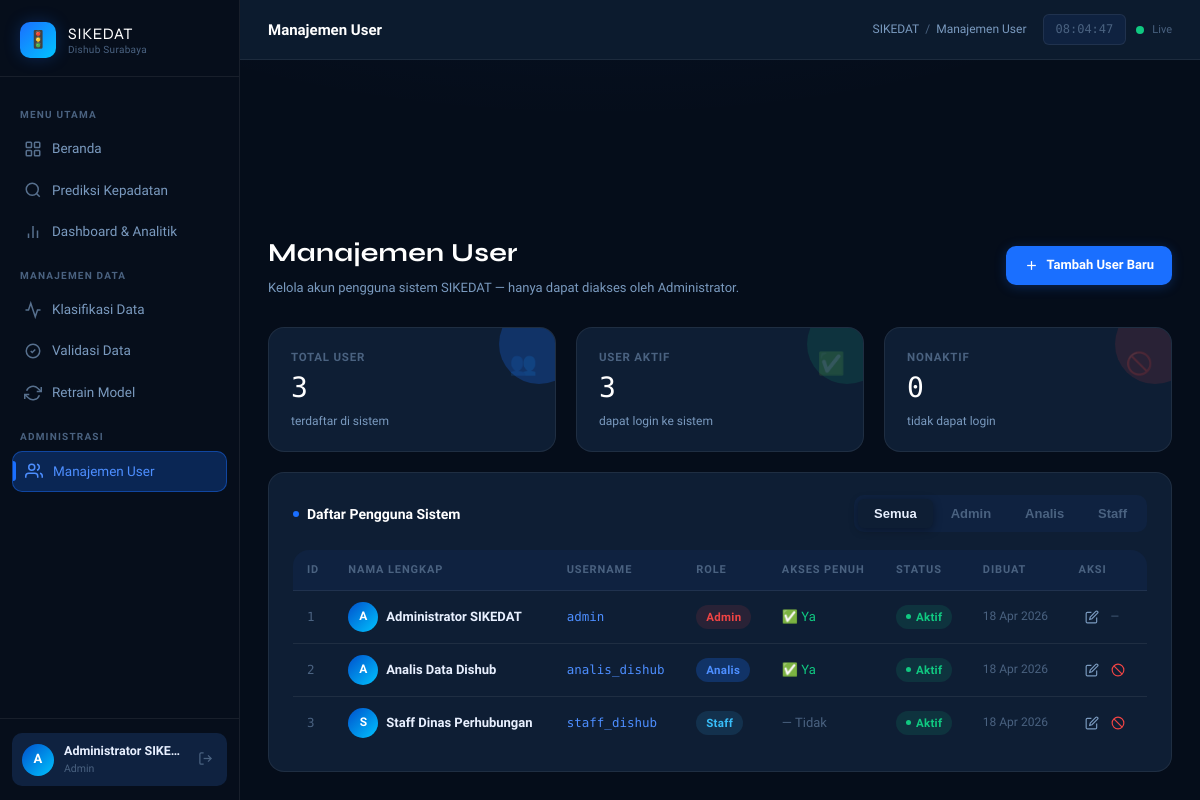
The app's page /users (signed in) with its own data.
### models.py (models this page shows, shortened)
class User(UserMixin, db.Model):
    __tablename__ = 'users'
    id           = db.Column(db.Integer, primary_key=True)
    username     = db.Column(db.String(80), unique=True, nullable=False)
    password     = db.Column(db.String(200), nullable=False)  # disimpan ter-hash
    nama_lengkap = db.Column(db.String(150), nullable=True)
    role_id      = db.Column(db.Integer, db.ForeignKey('roles.id'), nullable=False)
    is_active    = db.Column(db.Boolean, default=True)
    created_at   = db.Column(db.DateTime, default=datetime.utcnow)
    dataset_diklasifikasi = db.relationship(
        'Dataset',
        foreign_keys='Dataset.classified_by',
        backref='pengklasifikasi',
        lazy=True
    )
    dataset_divalidasi = db.relationship(
        'Dataset',
        foreign_keys='Dataset.validated_by',
        backref='validator',
        lazy=True
    )
    retrain_dilakukan = db.relationship(
        'RetrainHistory',
        backref='operator',
        lazy=True
    )
    @property
    def has_full_access(self):
        return self.role.akses_penuh if self.role else False

class Role(db.Model):
    __tablename__ = 'roles'
    id          = db.Column(db.Integer, primary_key=True)
    nama        = db.Column(db.String(50), unique=True, nullable=False)
    deskripsi   = db.Column(db.String(200), nullable=True)
    akses_penuh = db.Column(db.Boolean, default=False, nullable=False)
    users = db.relationship('User', backref='role', lazy=True)

### app.py (the view)
@app.route('/users')
@admin_required
def users_list():
    return render_template('users.html',
        semua_user=User.query.order_by(User.id).all(),
        semua_role=Role.query.all(), mode='list')

### app.py (called while the page is built)
@login_manager.user_loader
def load_user(user_id):
    return User.query.get(int(user_id))

def admin_required(f):
    @wraps(f)
    def decorated(*args, **kwargs):
        if not current_user.is_authenticated:
            return redirect(url_for('auth.login'))
        if not (current_user.role and current_user.role.nama == 'admin'):
            abort(403)
        return f(*args, **kwargs)
    return decorated

@app.context_processor
def inject_globals():
    return {'now': datetime.utcnow()}

### templates/users.html (shortened to what this page needs)
{% extends "base.html" %}
{% block page_title %}Manajemen User{% endblock %}
{% block breadcrumb %}Manajemen User{% endblock %}
{% block content %}
<div class="page-header">
  <div class="flex items-center justify-between flex-wrap gap-3">
    <div>
      <h1>Manajemen User</h1>
      <p>Kelola akun pengguna sistem SIKEDAT — hanya dapat diakses oleh Administrator.</p>
    </div>
    {% if mode != 'create' and mode != 'edit' %}
    <a href="{{ url_for('users_create') }}" class="btn btn-primary">
      <svg width="15" height="15" viewBox="0 0 24 24" fill="none"
           stroke="currentColor" stroke-width="2">
        <line x1="12" y1="5" x2="12" y2="19"/>
        <line x1="5" y1="12" x2="19" y2="12"/>
      </svg>
      Tambah User Baru
    </a>
    {% endif %}
  </div>
</div>
{% if mode == 'list' %}
<div class="grid grid-3 fade-in" style="margin-bottom: 20px;">
  <div class="stat-card fade-in delay-1">
    <span class="stat-icon">👥</span>
    <div class="stat-label">Total User</div>
    <div class="stat-value">{{ semua_user | length }}</div>
    <div class="stat-meta">terdaftar di sistem</div>
  </div>
  <div class="stat-card success fade-in delay-2">
    <span class="stat-icon">✅</span>
    <div class="stat-label">User Aktif</div>
    <div class="stat-value">{{ semua_user | selectattr('is_active') | list | length }}</div>
    <div class="stat-meta">dapat login ke sistem</div>
  </div>
  <div class="stat-card danger fade-in delay-3">
    <span class="stat-icon">🚫</span>
    <div class="stat-label">Nonaktif</div>
    <div class="stat-value">{{ semua_user | rejectattr('is_active') | list | length }}</div>
    <div class="stat-meta">tidak dapat login</div>
  </div>
</div>
<div class="card fade-in delay-2">
  <div class="card-header">
    <div class="card-title">
      <span class="dot"></span>Daftar Pengguna Sistem
    </div>
    <div class="tabs">
      <button class="tab active" onclick="filterRole('semua', this)">Semua</button>
      {% for role in semua_role %}
      <button class="tab" onclick="filterRole('{{ role.nama }}', this)">
        {{ role.nama | capitalize }}
      </button>
      {% endfor %}
    </div>
  </div>
  <div class="table-wrapper">
    <table id="userTable">
      <thead>
        <tr>
          <th>ID</th>
          <th>Nama Lengkap</th>
          <th>Username</th>
          <th>Role</th>
          <th>Akses Penuh</th>
          <th>Status</th>
          <th>Dibuat</th>
          <th>Aksi</th>
        </tr>
      </thead>
      <tbody>
        {% for u in semua_user %}
        <tr data-role="{{ u.role.nama if u.role else '' }}">
          <td class="td-mono" style="color:var(--text-muted);">{{ u.id }}</td>
          <td style="font-weight:600;">
            <div class="flex items-center gap-2">
              <div style="
                width:30px;height:30px;border-radius:50%;flex-shrink:0;
                background:linear-gradient(135deg,var(--primary-dark),var(--cyan));
                display:flex;align-items:center;justify-content:center;
                font-size:12px;font-weight:700;color:#fff;
              ">
                {{ u.nama_lengkap[0].upper() if u.nama_lengkap else u.username[0].upper() }}
              </div>
              {{ u.nama_lengkap or '—' }}
            </div>
          </td>
          <td class="td-mono" style="color:var(--primary-light);">{{ u.username }}</td>
          <td>
            {% if u.role %}
            {% set role_colors = {'admin': 'danger', 'analis': 'primary', 'staff': 'info'} %}
            <span class="badge badge-{{ role_colors.get(u.role.nama, 'info') }}">
              {{ u.role.nama | capitalize }}
            </span>
            {% else %}
            <span style="color:var(--text-muted);">—</span>
            {% endif %}
          </td>
          <td>
            {% if u.has_full_access %}
            <span style="color:var(--success);">✅ Ya</span>
            {% else %}
            <span style="color:var(--text-muted);">— Tidak</span>
            {% endif %}
          </td>
          <td>
            {% if u.is_active %}
            <span class="badge badge-success"><span class="dot"></span>Aktif</span>
            {% else %}
            <span class="badge badge-danger"><span class="dot"></span>Nonaktif</span>
            {% endif %}
          </td>
          <td style="font-size:12px;color:var(--text-muted);">
            {{ u.created_at.strftime('%d %b %Y') if u.created_at else '—' }}
          </td>
          <td>
            <div class="flex items-center gap-1">
              <a href="{{ url_for('users_edit', user_id=u.id) }}"
                 class="btn btn-ghost btn-icon-sm" title="Edit User">
                <svg width="14" height="14" viewBox="0 0 24 24" fill="none"
                     stroke="currentColor" stroke-width="2">
                  <path d="M11 4H4a2 2 0 0 0-2 2v14a2 2 0 0 0 2 2h14a2 2 0 0 0 2-2v-7"/>
                  <path d="M18.5 2.5a2.121 2.121 0 0 1 3 3L12 15l-4 1 1-4 9.5-9.5z"/>
                </svg>
              </a>
              {% if u.id != current_user.id %}
              <form method="POST"
                    action="{{ url_for('users_toggle', user_id=u.id) }}"
                    style="display:inline;"
                    onsubmit="return confirm('{{ 'Nonaktifkan' if u.is_active else 'Aktifkan' }} user {{ u.username }}?')">
                <button type="submit"
                        class="btn btn-ghost btn-icon-sm"
                        title="{{ 'Nonaktifkan' if u.is_active else 'Aktifkan' }}"
                        style="color:{{ 'var(--danger)' if u.is_active else 'var(--success)' }};">
                  {% if u.is_active %}
                  <svg width="14" height="14" viewBox="0 0 24 24" fill="none"
                       stroke="currentColor" stroke-width="2">
                    <circle cx="12" cy="12" r="10"/>
                    <line x1="4.93" y1="4.93" x2="19.07" y2="19.07"/>
                  </svg>
                  {% else %}
                  <svg width="14" height="14" viewBox="0 0 24 24" fill="none"
                       stroke="currentColor" stroke-width="2">
                    <path d="M22 11.08V12a10 10 0 1 1-5.93-9.14"/>
                    <polyline points="22 4 12 14.01 9 11.01"/>
                  </svg>
                  {% endif %}
                </button>
              </form>
              {% else %}
              <span style="font-size:11px;color:var(--text-muted);padding:0 6px;">—</span>
              {% endif %}
            </div>
          </td>
        </tr>
        {% endfor %}
      </tbody>
    </table>
  </div>
</div>
{% endif %}
{% endblock %}

### templates/base.html (shortened to what this page needs)
<!DOCTYPE html>
<html lang="id">
<head>
  <link rel="stylesheet" href="{{ url_for('static', filename='css/style.css') }}" />
</head>
<body>
<div class="layout">
  <aside class="sidebar" id="sidebar">
    <div class="sidebar-logo">
      <div class="sidebar-logo-icon">🚦</div>
      <div class="sidebar-logo-text">
        <span class="brand">SIKEDAT</span>
        <span class="sub">Dishub Surabaya</span>
      </div>
    </div>
    <nav class="sidebar-nav">
      <div class="nav-section-label">Menu Utama</div>
      <a href="{{ url_for('index') }}"
         class="nav-item {% if request.endpoint == 'index' %}active{% endif %}">
        <svg class="icon" viewBox="0 0 24 24" fill="none" stroke="currentColor" stroke-width="2">
          <rect x="3" y="3" width="7" height="7" rx="1"/>
          <rect x="14" y="3" width="7" height="7" rx="1"/>
          <rect x="3" y="14" width="7" height="7" rx="1"/>
          <rect x="14" y="14" width="7" height="7" rx="1"/>
        </svg>
        Beranda
      </a>
      <a href="{{ url_for('prediksi') }}"
         class="nav-item {% if request.endpoint == 'prediksi' %}active{% endif %}">
        <svg class="icon" viewBox="0 0 24 24" fill="none" stroke="currentColor" stroke-width="2">
          <circle cx="11" cy="11" r="8"/>
          <line x1="21" y1="21" x2="16.65" y2="16.65"/>
        </svg>
        Prediksi Kepadatan
      </a>
      {% if current_user.is_authenticated %}
      <a href="{{ url_for('dashboard') }}"
         class="nav-item {% if request.endpoint == 'dashboard' %}active{% endif %}">
        <svg class="icon" viewBox="0 0 24 24" fill="none" stroke="currentColor" stroke-width="2">
          <line x1="18" y1="20" x2="18" y2="10"/>
          <line x1="12" y1="20" x2="12" y2="4"/>
          <line x1="6" y1="20" x2="6" y2="14"/>
        </svg>
        Dashboard &amp; Analitik
      </a>
      {% if current_user.has_full_access %}
      <div class="nav-section-label">Manajemen Data</div>
      <a href="{{ url_for('classifier') }}"
         class="nav-item {% if request.endpoint == 'classifier' %}active{% endif %}">
        <svg class="icon" viewBox="0 0 24 24" fill="none" stroke="currentColor" stroke-width="2">
          <polyline points="22 12 18 12 15 21 9 3 6 12 2 12"/>
        </svg>
        Klasifikasi Data
      </a>
      <a href="{{ url_for('validasi') }}"
         class="nav-item {% if request.endpoint == 'validasi' %}active{% endif %}">
        <svg class="icon" viewBox="0 0 24 24" fill="none" stroke="currentColor" stroke-width="2">
          <path d="M9 12l2 2 4-4"/>
          <path d="M21 12c0 4.97-4.03 9-9 9S3 16.97 3 12 7.03 3 12 3s9 4.03 9 9z"/>
        </svg>
        Validasi Data
      </a>
      <a href="{{ url_for('retrain_model') }}"
         class="nav-item {% if request.endpoint == 'retrain_model' %}active{% endif %}">
        <svg class="icon" viewBox="0 0 24 24" fill="none" stroke="currentColor" stroke-width="2">
          <polyline points="23 4 23 10 17 10"/>
          <polyline points="1 20 1 14 7 14"/>
          <path d="M3.51 9a9 9 0 0 1 14.85-3.36L23 10M1 14l4.64 4.36A9 9 0 0 0 20.49 15"/>
        </svg>
        Retrain Model
      </a>
      {% endif %}
      {% if current_user.role and current_user.role.nama == 'admin' %}
      <div class="nav-section-label">Administrasi</div>
      <a href="{{ url_for('users_list') }}"
         class="nav-item {% if 'users' in request.endpoint %}active{% endif %}">
        <svg class="icon" viewBox="0 0 24 24" fill="none" stroke="currentColor" stroke-width="2">
          <path d="M17 21v-2a4 4 0 0 0-4-4H5a4 4 0 0 0-4 4v2"/>
          <circle cx="9" cy="7" r="4"/>
          <path d="M23 21v-2a4 4 0 0 0-3-3.87"/>
          <path d="M16 3.13a4 4 0 0 1 0 7.75"/>
        </svg>
        Manajemen User
      </a>
      {% endif %}
      {% endif %}
    </nav>
    <div class="sidebar-footer">
      {% if current_user.is_authenticated %}
      <div class="sidebar-user">
        <div class="user-avatar">
          {{ current_user.nama_lengkap[0].upper() if current_user.nama_lengkap else current_user.username[0].upper() }}
        </div>
        <div class="user-info">
          <div class="name">{{ current_user.nama_lengkap or current_user.username }}</div>
          <div class="role">{{ current_user.role.nama | capitalize if current_user.role else '—' }}</div>
        </div>
        <a href="{{ url_for('auth.logout') }}" class="logout-btn" title="Keluar">
          <svg width="15" height="15" viewBox="0 0 24 24" fill="none" stroke="currentColor" stroke-width="2">
            <path d="M9 21H5a2 2 0 0 1-2-2V5a2 2 0 0 1 2-2h4"/>
            <polyline points="16 17 21 12 16 7"/>
            <line x1="21" y1="12" x2="9" y2="12"/>
          </svg>
        </a>
      </div>
      {% else %}
      <a href="{{ url_for('auth.login') }}" class="btn btn-primary w-full btn-sm">
        🔐 Login Dishub
      </a>
      {% endif %}
    </div>
  </aside>
  <div class="main-content">
    <header class="topbar">
      <div class="topbar-title">{% block page_title %}{% endblock %}</div>
      <div class="topbar-breadcrumb">
        <span>SIKEDAT</span>
        <span class="sep">/</span>
        <span>{% block breadcrumb %}{% endblock %}</span>
      </div>
      <div class="topbar-actions">
        <div class="topbar-time" id="live-clock">--:--:--</div>
        <div class="flex items-center gap-2">
          <div class="live-dot"></div>
          <span style="font-size:11px;color:var(--text-muted);">Live</span>
        </div>
      </div>
    </header>
    <div class="page-content" style="padding-bottom: 0; padding-top: 0;">
    </div>
    <main class="page-content">
      {% block content %}{% endblock %}
    </main>
  </div>
</div>
</body>
</html>

### records on screen
User: nama_lengkap "A", nama_lengkap "Administrator SIKE…", id "1", nama_lengkap "Administrator SIKEDAT", username "admin", role.nama "Admin", shows "✅ Ya", is_active True (drawn), created_at "18 Apr 2026"
Role: role.nama "Admin", nama "Admin"
Role: nama "Analis"
Role: nama "Staff"
User: id "2", nama_lengkap "A", nama_lengkap "Analis Data Dishub", username "analis_dishub", role.nama "Analis", shows "✅ Ya", is_active True (drawn), created_at "18 Apr 2026"
User: id "3", nama_lengkap "S", nama_lengkap "Staff Dinas Perhubungan", username "staff_dishub", role.nama "Staff", shows "— Tidak", is_active True (drawn), created_at "18 Apr 2026"

### other values on screen
{{ semua_user | length }} "3"
{{ semua_user | selectattr('is_active') | list | length }} "3"
{{ semua_user | rejectattr('is_active') | list | length }} "0"
